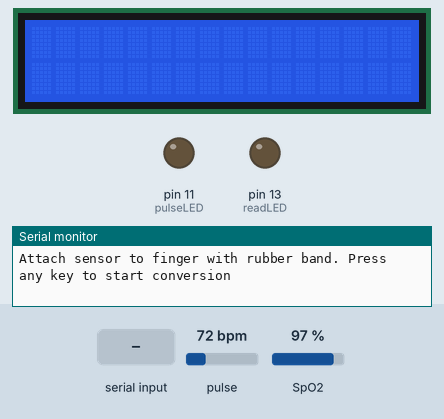
Simulated run of this sketch. Board: Arduino Uno, built with avr-gcc and run on an emulated ATmega328P. On the bench: 16×2 character LCD, output pins drawn as LEDs (lit = HIGH), the last lines printed to the serial monitor. Dashed ring = blinking. The inputs (shaded band) are chosen by the test bench; at power-on: SpO2 97 %, pulse 72 bpm.

Above: at 0.9 s.
1.0 s: "1" received over Serial
2.5 s: SpO2 set to 80 %
8.5 s: SpO2 set to 90 %
At 9.0 s:
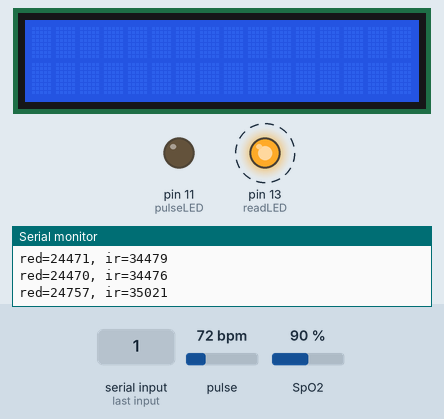
Timing chart, 0 to 68.0 s (numbered marks = the images above; inputs shaded):
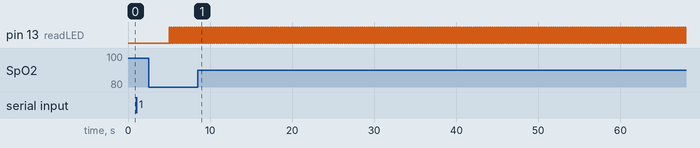

The sketch:

spo2__1_.ino
```cpp
#include <Wire.h>
#include "MAX30105.h"
#include "spo2_algorithm.h"
#include <LiquidCrystal.h>
MAX30105 particleSensor;
const int rs = 2, en = 3, d4 = 4, d5 = 5, d6 = 6, d7 = 7;
LiquidCrystal lcd(rs, en, d4, d5, d6, d7);
#define MAX_BRIGHTNESS 255

#if defined(__AVR_ATmega328P__) || defined(__AVR_ATmega168__)
//Arduino Uno doesn't have enough SRAM to store 100 samples of IR led data and red led data in 32-bit format
//To solve this problem, 16-bit MSB of the sampled data will be truncated. Samples become 16-bit data.
uint16_t irBuffer[100]; //infrared LED sensor data
uint16_t redBuffer[100];  //red LED sensor data
#else
uint32_t irBuffer[100]; //infrared LED sensor data
uint32_t redBuffer[100];  //red LED sensor data
#endif

int32_t bufferLength; //data length
int32_t spo2; //SPO2 value
int8_t validSPO2; //indicator to show if the SPO2 calculation is valid
int32_t heartRate; //heart rate value
int8_t validHeartRate; //indicator to show if the heart rate calculation is valid

byte pulseLED = 11; //Must be on PWM pin
byte readLED = 13; //Blinks with each data read

void setup()
{
  Serial.begin(9600); // initialize serial communication at 115200 bits per second:
 lcd.begin(16,2);
  pinMode(pulseLED, OUTPUT);
  pinMode(readLED, OUTPUT);

  // Initialize sensor
  if (!particleSensor.begin(Wire, I2C_SPEED_FAST)) //Use default I2C port, 400kHz speed
  {
    Serial.println(F("MAX30105 was not found. Please check wiring/power."));
    while (1);
  }

  Serial.println(F("Attach sensor to finger with rubber band. Press any key to start conversion"));
  while (Serial.available() == 0) ; //wait until user presses a key
  Serial.read();

  byte ledBrightness = 60; //Options: 0=Off to 255=50mA
  byte sampleAverage = 4; //Options: 1, 2, 4, 8, 16, 32
  byte ledMode = 2; //Options: 1 = Red only, 2 = Red + IR, 3 = Red + IR + Green
  byte sampleRate = 100; //Options: 50, 100, 200, 400, 800, 1000, 1600, 3200
  int pulseWidth = 411; //Options: 69, 118, 215, 411
  int adcRange = 4096; //Options: 2048, 4096, 8192, 16384

  particleSensor.setup(ledBrightness, sampleAverage, ledMode, sampleRate, pulseWidth, adcRange); //Configure sensor with these settings
}

void loop()
{
  bufferLength = 100; //buffer length of 100 stores 4 seconds of samples running at 25sps

  //read the first 100 samples, and determine the signal range
  for (byte i = 0 ; i < bufferLength ; i++)
  {
    while (particleSensor.available() == false) //do we have new data?
      particleSensor.check(); //Check the sensor for new data

    redBuffer[i] = particleSensor.getRed();
    irBuffer[i] = particleSensor.getIR();
    particleSensor.nextSample(); //We're finished with this sample so move to next sample

    Serial.print(F("red="));
    Serial.print(redBuffer[i], DEC);
    Serial.print(F(", ir="));
    Serial.println(irBuffer[i], DEC);
  }

  //calculate heart rate and SpO2 after first 100 samples (first 4 seconds of samples)
  maxim_heart_rate_and_oxygen_saturation(irBuffer, bufferLength, redBuffer, &spo2, &validSPO2, &heartRate, &validHeartRate);

  //Continuously taking samples from MAX30102.  Heart rate and SpO2 are calculated every 1 second
  while (1)
  {
    //dumping the first 25 sets of samples in the memory and shift the last 75 sets of samples to the top
    for (byte i = 25; i < 100; i++)
    {
      redBuffer[i - 25] = redBuffer[i];
      irBuffer[i - 25] = irBuffer[i];
    }

    //take 25 sets of samples before calculating the heart rate.
    for (byte i = 75; i < 100; i++)
    {
      while (particleSensor.available() == false) //do we have new data?
        particleSensor.check(); //Check the sensor for new data

      digitalWrite(readLED, !digitalRead(readLED)); //Blink onboard LED with every data read

      redBuffer[i] = particleSensor.getRed();
      irBuffer[i] = particleSensor.getIR();
      particleSensor.nextSample(); //We're finished with this sample so move to next sample

      //send samples and calculation result to terminal program through UART
  /*    Serial.print(F("red="));
      Serial.print(redBuffer[i], DEC);
      Serial.print(F(", ir="));
      Serial.print(irBuffer[i], DEC);

      Serial.print(F(", HR="));
      Serial.print(heartRate, DEC);

      Serial.print(F(", HRvalid="));
      Serial.print(validHeartRate, DEC);

      Serial.print(F(", SPO2="));
      Serial.print(spo2, DEC);
*/
      lcd.clear();
  lcd.setCursor(0,0);
  lcd.print("SPO2:         ");
  lcd.setCursor(0,1);
  lcd.print(spo2);
    //  Serial.print(F(", SPO2Valid="));
     // Serial.println(validSPO2, DEC);
    }

    //After gathering 25 new samples recalculate HR and SP02
    maxim_heart_rate_and_oxygen_saturation(irBuffer, bufferLength, redBuffer, &spo2, &validSPO2, &heartRate, &validHeartRate);
  }
    delay(500);
}
```

Measured:
- by itself, pin 13 (readLED): alternates HIGH for 0.04 s and LOW for 0.04 s
